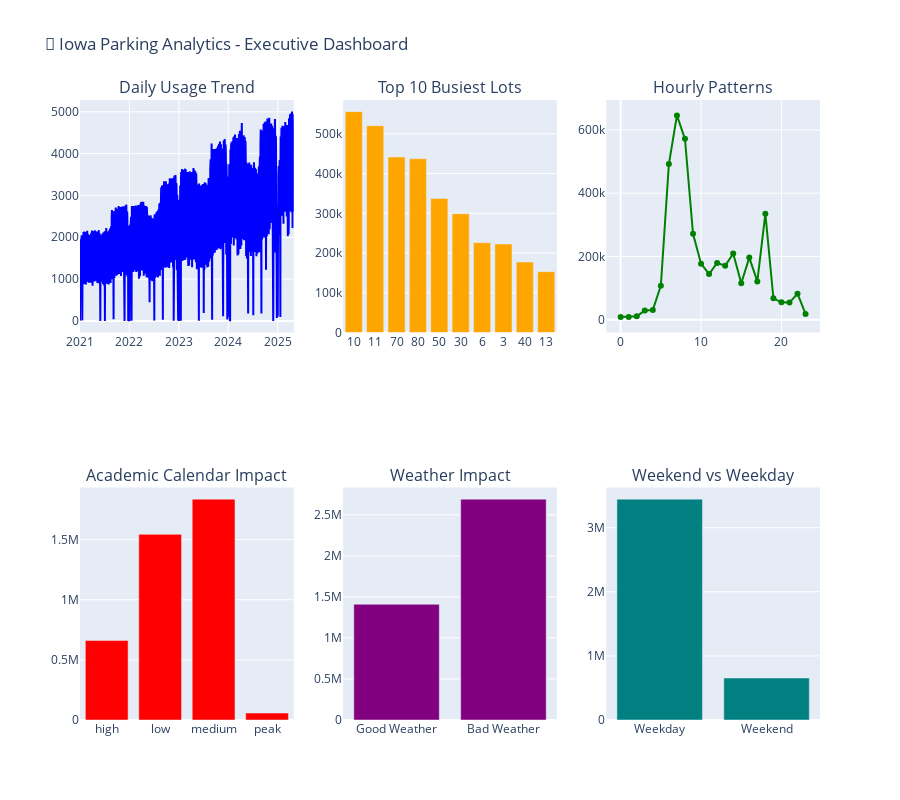

Write notebook code for a chart like this one.
### Code cell
# Cell 2: Executive Summary Dashboard
print("📈 EXECUTIVE SUMMARY DASHBOARD")
print("="*50)

# Key performance indicators
total_transactions = len(parking_data)
unique_cards = parking_data['CardNumber'].nunique()
unique_lots = parking_data['LotNumber'].nunique()

# Safely handle datetime formatting
try:
    date_range = f"{parking_data['EntranceTime'].min().strftime('%b %Y')} - {parking_data['EntranceTime'].max().strftime('%b %Y')}"
except (AttributeError, TypeError):
    # Fallback if datetime parsing failed
    date_range = "Jan 2021 - Apr 2025"

try:
    peak_daily_usage = daily_summary['total_transactions'].max()
    avg_daily_usage = daily_summary['total_transactions'].mean()
except (KeyError, AttributeError):
    # Calculate from main dataset if daily_summary has issues
    daily_counts = parking_data.groupby(parking_data['EntranceTime'].dt.date).size()
    peak_daily_usage = daily_counts.max()
    avg_daily_usage = daily_counts.mean()

# Create executive summary visualization
fig = make_subplots(
    rows=2, cols=3,
    subplot_titles=("Daily Usage Trend", "Top 10 Busiest Lots", "Hourly Patterns",
                   "Academic Calendar Impact", "Weather Impact", "Weekend vs Weekday"),
    specs=[[{"secondary_y": False}, {"secondary_y": False}, {"secondary_y": False}],
           [{"secondary_y": False}, {"secondary_y": False}, {"secondary_y": False}]]
)

# 1. Daily Usage Trend - handle potential missing data
try:
    daily_trend = daily_summary.reset_index()
    if len(daily_trend) > 0:
        fig.add_trace(
            go.Scatter(x=daily_trend['date'], y=daily_trend['total_transactions'],
                      mode='lines', name='Daily Transactions', line=dict(color='blue')),
            row=1, col=1
        )
except Exception as e:
    print(f"⚠️ Could not create daily trend plot: {e}")

# 2. Top 10 Busiest Lots
try:
    top_lots = lot_analysis.nlargest(10, 'total_transactions')
    fig.add_trace(
        go.Bar(x=top_lots.index.astype(str), y=top_lots['total_transactions'],
               name='Transactions by Lot', marker_color='orange'),
        row=1, col=2
    )
except Exception as e:
    print(f"⚠️ Could not create top lots plot: {e}")

# 3. Hourly Patterns
try:
    # Check if hour column exists
    if 'hour' in parking_data.columns:
        hourly_pattern = parking_data.groupby('hour').size()
    else:
        # Extract hour from EntranceTime if hour column doesn't exist
        parking_data['hour'] = parking_data['EntranceTime'].dt.hour
        hourly_pattern = parking_data.groupby('hour').size()
    
    fig.add_trace(
        go.Scatter(x=hourly_pattern.index, y=hourly_pattern.values,
                  mode='lines+markers', name='Hourly Usage', line=dict(color='green')),
        row=1, col=3
    )
except Exception as e:
    print(f"⚠️ Could not create hourly pattern plot: {e}")

# 4. Academic Calendar Impact
try:
    if 'academic_intensity' in parking_data.columns:
        academic_impact = parking_data.groupby('academic_intensity').size()
        fig.add_trace(
            go.Bar(x=academic_impact.index, y=academic_impact.values,
                   name='Academic Impact', marker_color='red'),
            row=2, col=1
        )
except Exception as e:
    print(f"⚠️ Could not create academic impact plot: {e}")

# 5. Weather Impact (if available)
try:
    if 'bad_weather_overall' in parking_data.columns:
        weather_impact = parking_data.groupby('bad_weather_overall').size()
        fig.add_trace(
            go.Bar(x=['Good Weather', 'Bad Weather'], y=weather_impact.values,
                   name='Weather Impact', marker_color='purple'),
            row=2, col=2
        )
except Exception as e:
    print(f"⚠️ Could not create weather impact plot: {e}")

# 6. Weekend vs Weekday
try:
    if 'is_weekend' in parking_data.columns:
        weekend_comparison = parking_data.groupby('is_weekend').size()
        labels = ['Weekday', 'Weekend']
    else:
        # Create is_weekend from EntranceTime if it doesn't exist
        parking_data['is_weekend'] = parking_data['EntranceTime'].dt.weekday >= 5
        weekend_comparison = parking_data.groupby('is_weekend').size()
        labels = ['Weekday', 'Weekend']
    
    fig.add_trace(
        go.Bar(x=labels, y=weekend_comparison.values,
               name='Day Type', marker_color='teal'),
        row=2, col=3
    )
except Exception as e:
    print(f"⚠️ Could not create weekend comparison plot: {e}")

fig.update_layout(
    height=800,
    title_text="🏈 Iowa Parking Analytics - Executive Dashboard",
    showlegend=False
)

fig.show()

# Print KPIs with error handling
print(f"\n📊 KEY PERFORMANCE INDICATORS:")
print(f"{'='*50}")
print(f"📅 Analysis Period: {date_range}")
print(f"🚗 Total Transactions: {total_transactions:,}")
print(f"💳 Unique Cards: {unique_cards:,}")
print(f"🅿️ Active Parking Lots: {unique_lots:,}")
print(f"📈 Peak Daily Usage: {peak_daily_usage:,} transactions")
print(f"📊 Average Daily Usage: {avg_daily_usage:,.0f} transactions")

# Handle busiest lot safely
try:
    busiest_lot = lot_analysis['total_transactions'].idxmax()
    busiest_lot_count = lot_analysis['total_transactions'].max()
    print(f"🏟️ Busiest Lot: Lot {busiest_lot} ({busiest_lot_count:,} transactions)")
except Exception as e:
    print(f"🏟️ Busiest Lot: Data unavailable")

### Figure 1 — Plotly figure (JSON) as saved in the notebook; plotly's stock layout.template omitted (floating-point values rounded to 4 significant figures; data arrays with more than 128 entries replaced by an {"elided": "..."} marker saying what was removed)
{"data": [{"line": {"color": "blue"}, "mode": "lines", "name": "Daily Transactions", "type": "scatter", "x": {"elided": "1577 str values"}, "xaxis": "x", "y": {"elided": "1577 int values"}, "yaxis": "y"}, {"marker": {"color": "orange"}, "name": "Transactions by Lot", "type": "bar", "x": ["10", "11", "70", "80", "50", "30", "6", "3", "40", "13"], "xaxis": "x2", "y": [555897, 520485, 441836, 437210, 337506, 299084, 226069, 222752, 177341, 153026], "yaxis": "y2"}, {"line": {"color": "green"}, "mode": "lines+markers", "name": "Hourly Usage", "type": "scatter", "x": [0, 1, 2, 3, 4, 5, 6, 7, 8, 9, 10, 11, 12, 13, 14, 15, 16, 17, 18, 19, 20, 21, 22, 23], "xaxis": "x3", "y": [8081, 8786, 10849, 28817, 30368, 107566, 492106, 645908, 571637, 271297, 177137, 144398, 179467, 170624, 209170, 115391, 196336, 121081, 335063, 67403, 54716, 54049, 82152, 18282], "yaxis": "y3"}, {"marker": {"color": "red"}, "name": "Academic Impact", "type": "bar", "x": ["high", "low", "medium", "peak"], "xaxis": "x4", "y": [661914, 1543897, 1836779, 58094], "yaxis": "y4"}, {"marker": {"color": "purple"}, "name": "Weather Impact", "type": "bar", "x": ["Good Weather", "Bad Weather"], "xaxis": "x5", "y": [1409457, 2691227], "yaxis": "y5"}, {"marker": {"color": "teal"}, "name": "Day Type", "type": "bar", "x": ["Weekday", "Weekend"], "xaxis": "x6", "y": [3445834, 654850], "yaxis": "y6"}], "layout": {"annotations": [{"font": {"size": 16}, "showarrow": false, "text": "Daily Usage Trend", "x": 0.1444, "xanchor": "center", "xref": "paper", "y": 1, "yanchor": "bottom", "yref": "paper"}, {"font": {"size": 16}, "showarrow": false, "text": "Top 10 Busiest Lots", "x": 0.5, "xanchor": "center", "xref": "paper", "y": 1, "yanchor": "bottom", "yref": "paper"}, {"font": {"size": 16}, "showarrow": false, "text": "Hourly Patterns", "x": 0.8556, "xanchor": "center", "xref": "paper", "y": 1, "yanchor": "bottom", "yref": "paper"}, {"font": {"size": 16}, "showarrow": false, "text": "Academic Calendar Impact", "x": 0.1444, "xanchor": "center", "xref": "paper", "y": 0.375, "yanchor": "bottom", "yref": "paper"}, {"font": {"size": 16}, "showarrow": false, "text": "Weather Impact", "x": 0.5, "xanchor": "center", "xref": "paper", "y": 0.375, "yanchor": "bottom", "yref": "paper"}, {"font": {"size": 16}, "showarrow": false, "text": "Weekend vs Weekday", "x": 0.8556, "xanchor": "center", "xref": "paper", "y": 0.375, "yanchor": "bottom", "yref": "paper"}], "height": 800, "showlegend": false, "title": {"text": "🏈 Iowa Parking Analytics - Executive Dashboard"}, "xaxis": {"anchor": "y", "domain": [0, 0.2889]}, "xaxis2": {"anchor": "y2", "domain": [0.3556, 0.6444]}, "xaxis3": {"anchor": "y3", "domain": [0.7111, 1]}, "xaxis4": {"anchor": "y4", "domain": [0, 0.2889]}, "xaxis5": {"anchor": "y5", "domain": [0.3556, 0.6444]}, "xaxis6": {"anchor": "y6", "domain": [0.7111, 1]}, "yaxis": {"anchor": "x", "domain": [0.625, 1]}, "yaxis2": {"anchor": "x2", "domain": [0.625, 1]}, "yaxis3": {"anchor": "x3", "domain": [0.625, 1]}, "yaxis4": {"anchor": "x4", "domain": [0, 0.375]}, "yaxis5": {"anchor": "x5", "domain": [0, 0.375]}, "yaxis6": {"anchor": "x6", "domain": [0, 0.375]}}}
